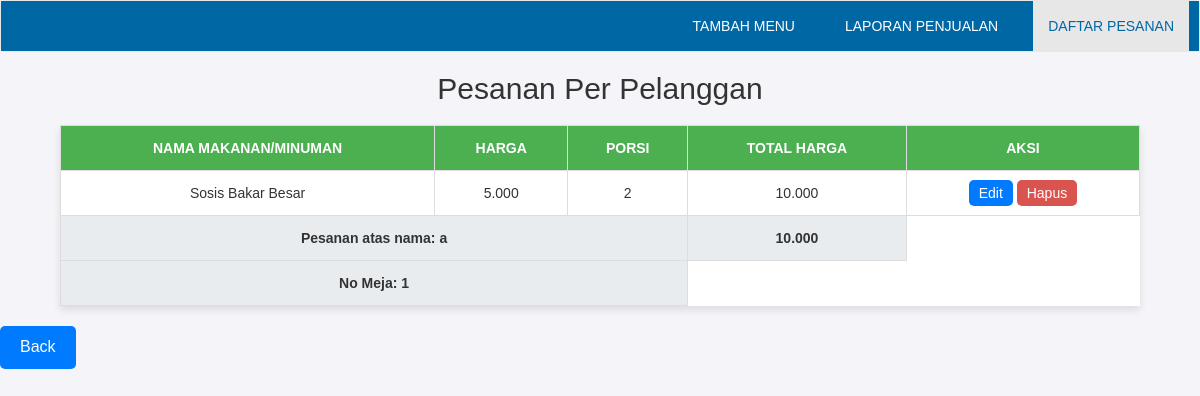
The app's page /daftar_pesanan.php with its own data.
### tables this page shows
CREATE TABLE `pesanan` (
  `no` int(11) NOT NULL,
  `Nama_makanan_Minuman` varchar(50) NOT NULL,
  `Harga` int(20) NOT NULL,
  `Porsi` int(10) NOT NULL,
  `Total_harga` int(50) NOT NULL,
  `NO_MEJA` varchar(10) NOT NULL,
  `NAMA` varchar(100) NOT NULL,
  `Metode_pembayaran` varchar(100) NOT NULL
);

### daftar_pesanan.php (the view, shortened to what this page needs)
<!DOCTYPE html>
<html lang="id">
<head>
    <link rel="stylesheet" href="assets/css/bootstrap.min.css">
</head>
<body>
<nav class="navbar navbar-default">
    <ul class="nav navbar-nav" style="background-color: rgb(0,103,165); margin: 0 auto; display: flex; justify-content: right;">
    <li><a href="tambah_menu.php">TAMBAH MENU</a></li>
            <li><a href="laporan_penjualan.php">LAPORAN PENJUALAN</a></li>
                    <li class="active"><a href="daftar_pesanan.php">DAFTAR PESANAN</a></li>
                </ul>
</nav>
<?php
$servername = "localhost";
$username = "root";
$password = "";
$dbname = "pawon";
$conn = new mysqli($servername, $username, $password, $dbname);
$sql = "SELECT * FROM pesanan ORDER BY NAMA, NO_MEJA";
$result = $conn->query($sql);
$all_data = [];
while ($row = $result->fetch_assoc()) {
    $all_data[] = $row;
}
$grouped_data = [];
foreach ($all_data as $data) {
    $key = $data['NAMA'] . '|' . $data['NO_MEJA'];
    if (!isset($grouped_data[$key])) {
        $grouped_data[$key] = [
            'nama' => $data['NAMA'],
            'no_meja' => $data['NO_MEJA'],
            'metode_pembayaran' => $data['Metode_pembayaran'],
            'pesanan' => [],
            'total_harga' => 0,
        ];
    }
    $grouped_data[$key]['pesanan'][] = $data;
    $grouped_data[$key]['total_harga'] += $data['Total_harga'];
}
?>
    <h2>Pesanan Per Pelanggan</h2>
    <?php foreach ($grouped_data as $group): ?>
        <table>
            <thead>
                <tr>
                    <th>Nama Makanan/Minuman</th>
                    <th>Harga</th>
                    <th>Porsi</th>
                    <th>Total Harga</th>
                    <th>Aksi</th>
                </tr>
            </thead>
            <tbody>
                <?php foreach ($group['pesanan'] as $pesanan): ?>
                    <tr>
                    <td><?= $pesanan['Nama_makanan_Minuman']; ?></td>
                    <td><?= number_format($pesanan['Harga'], 0, ',', '.'); ?></td>
                    <td><?= $pesanan['Porsi']; ?></td>
                    <td><?= number_format($pesanan['Total_harga'], 0, ',', '.'); ?></td>
                    <td>
                    <form action="edit.php" method="post" style="display:inline-block;">
                    <a style="background-color: #007BFF" href="edit.php?no=<?= $pesanan['no']; ?>">Edit
                </a>
    </form>
    <a href="proses_pesan.php?action=delete&no=<?= $pesanan['no']; ?>"
       onclick="return confirm('Yakin ingin menghapus pesanan ini?')">Hapus</a>
</td>
                <?php endforeach; ?>
                <tr style="font-weight: bold; background-color: #e9ecef;">
                <td colspan="3" style="text-align:">Pesanan atas nama: <?= $group['nama']; ?></td>
                <td colspan="1" style="text-align:  " ><?= number_format($group['total_harga'], 0, ',', '.'); ?></td>
                <tr>
                <tr style="font-weight: bold; background-color: #e9ecef;">
                <td colspan="3" style="text-align:">No Meja: <?= $group['no_meja']; ?>
            </tbody>
        </table>
    <?php endforeach; ?>
    <a href="tambah_menu.php" >
    <button onclick="goBack()">Back</button>
</body>
</html>

### daftar_pesanan.php (style rules this page uses)
.navbar-nav { display: flex; justify-content: right; width: 100%; }
.navbar-nav > li { margin: 0 10px; }
.navbar-nav > li > a { color: white !important; text-decoration: none; }
.navbar-nav > li > a:focus, .navbar-nav > li.active > a { color: rgb(0,103,165) !important; background-color: white; }
body { font-family: Arial, sans-serif; background-color: #f4f4f9; }
h2 { text-align: center; color: #333; }
table { width: 90%; margin: 20px auto; border-collapse: collapse; box-shadow: 0 4px 8px rgba(0, 0, 0, 0.1); background: #fff; }
table th, table td { border: 1px solid #ddd; padding: 12px; text-align: center; }
table th { background-color: #4CAF50; color: white; text-transform: uppercase; }
table tr:nth-child(even) { background-color: #f9f9f9; }
table td a { text-decoration: none; color: #fff; padding: 5px 10px; background-color: #d9534f; border-radius: 5px; }
button { background-color: #007BFF; color: white; border: none; padding: 10px 20px; font-size: 16px; border-radius: 5px; cursor: pointer; }

### records on screen
pesanan: Nama_makanan_Minuman "Sosis Bakar Besar", Harga "5.000", Porsi "2", Total_harga "10.000", NAMA "a", NO_MEJA "1"
